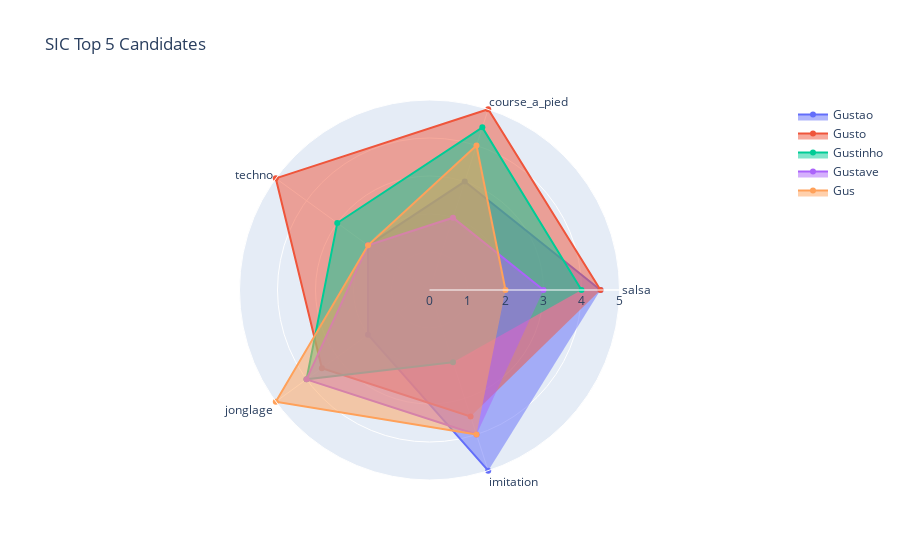

The notebook cell this image was saved under:
### Markdown cell above
## Display Top 5 Casting Results

### Code cell
# Init Figure
fig = go.Figure()

# Init Traces
for _idx, _row in df_sic_1.iterrows():
    _trace =  go.Scatterpolar(
        r=_row.tolist(),
        theta=list_cat_sic,
        fill='toself',
        name=_row.name,
    )
    fig.add_trace(_trace)
    
# Update Layout
fig.update_layout(
  polar=dict(
    radialaxis=dict(
      visible=True,
      range=[0, 5]
    )),
  showlegend=True,
  title='SIC Top 5 Candidates',
)

fig.show()

### Figure 1 — Plotly figure (JSON) as saved in the notebook; plotly's stock layout.template omitted (floating-point values rounded to 4 significant figures)
{"data": [{"fill": "toself", "name": "Gustao", "r": [4.5, 3, 2, 2, 5], "theta": ["salsa", "course_a_pied", "techno", "jonglage", "imitation"], "type": "scatterpolar"}, {"fill": "toself", "name": "Gusto", "r": [4.5, 5, 5, 3.5, 3.5], "theta": ["salsa", "course_a_pied", "techno", "jonglage", "imitation"], "type": "scatterpolar"}, {"fill": "toself", "name": "Gustinho", "r": [4, 4.5, 3, 4, 2], "theta": ["salsa", "course_a_pied", "techno", "jonglage", "imitation"], "type": "scatterpolar"}, {"fill": "toself", "name": "Gustave", "r": [3, 2, 2, 4, 4], "theta": ["salsa", "course_a_pied", "techno", "jonglage", "imitation"], "type": "scatterpolar"}, {"fill": "toself", "name": "Gus", "r": [2, 4, 2, 5, 4], "theta": ["salsa", "course_a_pied", "techno", "jonglage", "imitation"], "type": "scatterpolar"}], "layout": {"autosize": true, "polar": {"angularaxis": {"type": "category"}, "radialaxis": {"autorange": false, "range": [0, 5], "type": "linear", "visible": true}}, "showlegend": true, "title": {"text": "SIC Top 5 Candidates"}}}
